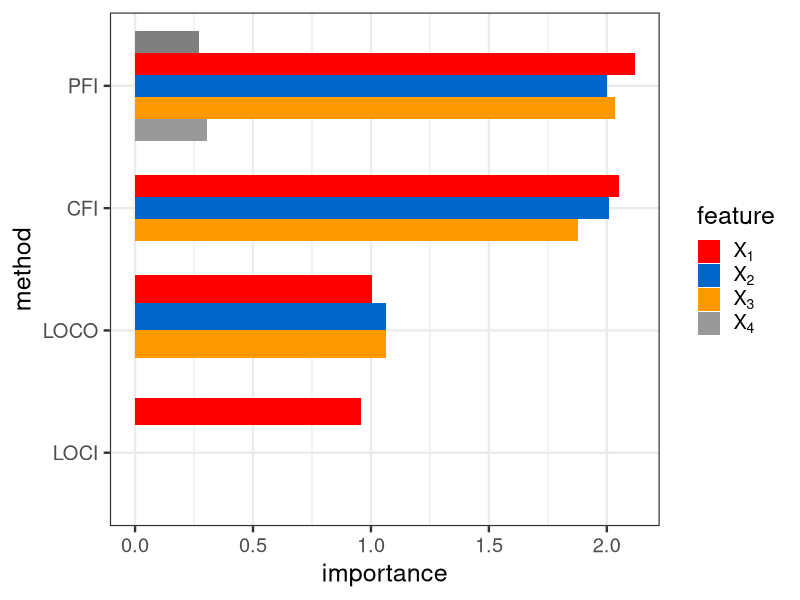
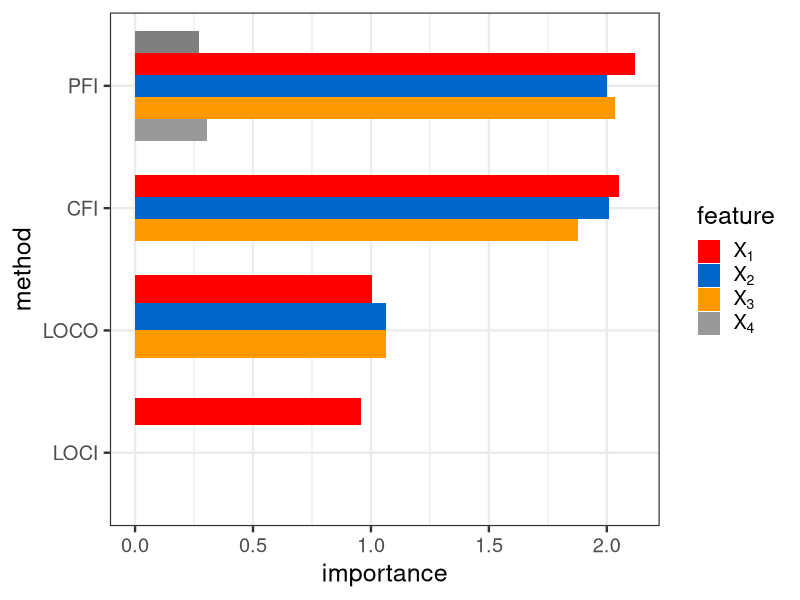

These figures' R source, in order:
library(ggplot2)
theme_set(theme_bw(base_size = 18))
color_vector = c("red", "#0066CC", "#FF9900", "#999999", "#9900FF", "#99CCFF")


# load datasets
df_pfi_cfi = read.csv("./simulations/data/sim2_df_res_pfi_cfi.csv")
df_loco_loci = read.csv("./simulations/data/sim2_df_res_loco_loci.csv")


df = rbind(df_pfi_cfi, df_loco_loci)
df$feature = as.factor(df$feature)
df$i = length(df$feature):1


# Plot
sim2 = ggplot(data = df, aes(y = reorder(type, i),  x = importance, fill = reorder(feature, i))) +
  geom_col(position = position_dodge()) +
  labs(y = "method",
       fill = "feature") + 
  scale_fill_manual(values = color_vector, breaks = c("x1", "x2", "x3", "x4"), 
                    labels = c(expression(X[1]), expression(X[2]), expression(X[3]), expression(X[4])))

sim2

# Save plot
ggsave(filename = "./simulations/plots/sim2.pdf")
